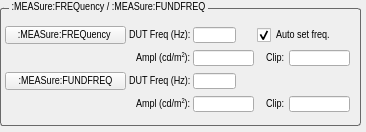
     <widget class="QWidget" name="widget_07_measure_freq" native="true">
      <property name="geometry">
       <rect>
        <x>298</x>
        <y>380</y>
        <width>366</width>
        <height>132</height>
       </rect>
      </property>
      <widget class="QGroupBox" name="groupBox_meas_freq">
       <property name="geometry">
        <rect>
         <x>0</x>
         <y>1</y>
         <width>361</width>
         <height>125</height>
        </rect>
       </property>
       <property name="font">
        <font>
         <family>Arial Narrow</family>
         <pointsize>8</pointsize>
        </font>
       </property>
       <property name="styleSheet">
        <string notr="true">QGroupBox {

    border: 1px solid gray;
    border-color: #696969;
    border-radius: 3px;
    margin-top: 7px;
}

QGroupBox::title {
    subcontrol-origin: margin;
    left: 9px;
    padding: 0px 1px 0px 1px;
}</string>
       </property>
       <property name="title">
        <string>:MEASure:FREQuency / :MEASure:FUNDFREQ</string>
       </property>
       <property name="alignment">
        <set>Qt::AlignLeading|Qt::AlignLeft|Qt::AlignVCenter</set>
       </property>
       <widget class="QWidget" name="gridLayoutWidget_6">
        <property name="geometry">
         <rect>
          <x>5</x>
          <y>25</y>
          <width>345</width>
          <height>88</height>
         </rect>
        </property>
        <layout class="QGridLayout" name="gridLayout">
         <property name="horizontalSpacing">
          <number>3</number>
         </property>
         <item row="1" column="4">
          <widget class="QLineEdit" name="lineEdit_measured_dut_freq_clip">
           <property name="minimumSize">
            <size>
             <width>61</width>
             <height>16</height>
            </size>
           </property>
           <property name="maximumSize">
            <size>
             <width>61</width>
             <height>16</height>
            </size>
           </property>
           <property name="font">
            <font>
             <family>Arial Narrow</family>
             <pointsize>8</pointsize>
            </font>
           </property>
           <property name="toolTip">
            <string>&lt;html&gt;&lt;head/&gt;&lt;body&gt;&lt;p&gt;&lt;span style=&quot; font-family:Arial Narrow; font-size:9pt; font-weight:600;&quot;&gt;0 - 250.0&lt;/span&gt;&lt;/p&gt;&lt;/body&gt;&lt;/html&gt;</string>
           </property>
           <property name="alignment">
            <set>Qt::AlignLeading|Qt::AlignLeft|Qt::AlignVCenter</set>
           </property>
           <property name="readOnly">
            <bool>true</bool>
           </property>
          </widget>
         </item>
         <item row="1" column="1" alignment="Qt::AlignRight">
          <widget class="QLabel" name="label_dut_ar_freq_14">
           <property name="minimumSize">
            <size>
             <width>54</width>
             <height>16</height>
            </size>
           </property>
           <property name="maximumSize">
            <size>
             <width>54</width>
             <height>16</height>
            </size>
           </property>
           <property name="font">
            <font>
             <family>Arial Narrow</family>
             <pointsize>8</pointsize>
            </font>
           </property>
           <property name="text">
            <string>&lt;html&gt;&lt;head/&gt;&lt;body&gt;&lt;p&gt;Ampl (cd/m&lt;span style=&quot; vertical-align:super;&quot;&gt;2&lt;/span&gt;):&lt;/p&gt;&lt;/body&gt;&lt;/html&gt;</string>
           </property>
          </widget>
         </item>
         <item row="0" column="3" colspan="2" alignment="Qt::AlignLeft">
          <widget class="QCheckBox" name="checkBox_auto_set_freq">
           <property name="minimumSize">
            <size>
             <width>81</width>
             <height>16</height>
            </size>
           </property>
           <property name="maximumSize">
            <size>
             <width>81</width>
             <height>16</height>
            </size>
           </property>
           <property name="font">
            <font>
             <family>Arial Narrow</family>
             <pointsize>8</pointsize>
            </font>
           </property>
           <property name="text">
            <string>Auto set freq.</string>
           </property>
           <property name="checked">
            <bool>true</bool>
           </property>
          </widget>
         </item>
         <item row="2" column="2">
          <widget class="QLineEdit" name="lineEdit_measured_dut_fund_freq">
           <property name="minimumSize">
            <size>
             <width>43</width>
             <height>16</height>
            </size>
           </property>
           <property name="maximumSize">
            <size>
             <width>43</width>
             <height>16</height>
            </size>
           </property>
           <property name="font">
            <font>
             <family>Arial Narrow</family>
             <pointsize>8</pointsize>
            </font>
           </property>
           <property name="toolTip">
            <string>&lt;html&gt;&lt;head/&gt;&lt;body&gt;&lt;p&gt;&lt;span style=&quot; font-family:Arial Narrow; font-size:9pt; font-weight:600;&quot;&gt;0 - 250.0&lt;/span&gt;&lt;/p&gt;&lt;/body&gt;&lt;/html&gt;</string>
           </property>
           <property name="alignment">
            <set>Qt::AlignLeading|Qt::AlignLeft|Qt::AlignVCenter</set>
           </property>
           <property name="readOnly">
            <bool>true</bool>
           </property>
          </widget>
         </item>
         <item row="2" column="0">
          <widget class="QPushButton" name="pushButton_measure_dut_fund_freq">
           <property name="minimumSize">
            <size>
             <width>121</width>
             <height>18</height>
            </size>
           </property>
           <property name="maximumSize">
            <size>
             <width>121</width>
             <height>18</height>
            </size>
           </property>
           <property name="font">
            <font>
             <family>Arial Narrow</family>
             <pointsize>8</pointsize>
            </font>
           </property>
           <property name="text">
            <string>:MEASure:FUNDFREQ</string>
           </property>
          </widget>
         </item>
         <item row="2" column="1" alignment="Qt::AlignRight">
          <widget class="QLabel" name="label_dut_ar_freq_9">
           <property name="minimumSize">
            <size>
             <width>61</width>
             <height>16</height>
            </size>
           </property>
           <property name="maximumSize">
            <size>
             <width>61</width>
             <height>16</height>
            </size>
           </property>
           <property name="font">
            <font>
             <family>Arial Narrow</family>
             <pointsize>8</pointsize>
            </font>
           </property>
           <property name="text">
            <string>DUT Freq (Hz):</string>
           </property>
          </widget>
         </item>
         <item row="0" column="2">
          <widget class="QLineEdit" name="lineEdit_measured_dut_freq">
           <property name="minimumSize">
            <size>
             <width>43</width>
             <height>16</height>
            </size>
           </property>
           <property name="maximumSize">
            <size>
             <width>43</width>
             <height>16</height>
            </size>
           </property>
           <property name="font">
            <font>
             <family>Arial Narrow</family>
             <pointsize>8</pointsize>
            </font>
           </property>
           <property name="toolTip">
            <string>&lt;html&gt;&lt;head/&gt;&lt;body&gt;&lt;p&gt;&lt;span style=&quot; font-family:Arial Narrow; font-size:9pt; font-weight:600;&quot;&gt;0 - 250.0&lt;/span&gt;&lt;/p&gt;&lt;/body&gt;&lt;/html&gt;</string>
           </property>
           <property name="alignment">
            <set>Qt::AlignLeading|Qt::AlignLeft|Qt::AlignVCenter</set>
           </property>
           <property name="readOnly">
            <bool>true</bool>
           </property>
          </widget>
         </item>
         <item row="0" column="1" alignment="Qt::AlignRight">
          <widget class="QLabel" name="label_dut_ar_freq_8">
           <property name="minimumSize">
            <size>
             <width>61</width>
             <height>16</height>
            </size>
           </property>
           <property name="maximumSize">
            <size>
             <width>61</width>
             <height>16</height>
            </size>
           </property>
           <property name="font">
            <font>
             <family>Arial Narrow</family>
             <pointsize>8</pointsize>
            </font>
           </property>
           <property name="text">
            <string>DUT Freq (Hz):</string>
           </property>
          </widget>
         </item>
         <item row="1" column="3" alignment="Qt::AlignRight">
          <widget class="QLabel" name="label_dut_ar_freq_7">
           <property name="minimumSize">
            <size>
             <width>20</width>
             <height>16</height>
            </size>
           </property>
           <property name="maximumSize">
            <size>
             <width>20</width>
             <height>16</height>
            </size>
           </property>
           <property name="font">
            <font>
             <family>Arial Narrow</family>
             <pointsize>8</pointsize>
            </font>
           </property>
           <property name="text">
            <string>Clip:</string>
           </property>
          </widget>
         </item>
         <item row="1" column="2">
          <widget class="QLineEdit" name="lineEdit_measured_dut_freq_luma">
           <property name="minimumSize">
            <size>
             <width>61</width>
             <height>16</height>
            </size>
           </property>
           <property name="maximumSize">
            <size>
             <width>61</width>
             <height>16</height>
            </size>
           </property>
           <property name="font">
            <font>
             <family>Arial Narrow</family>
             <pointsize>8</pointsize>
            </font>
           </property>
           <property name="toolTip">
            <string>&lt;html&gt;&lt;head/&gt;&lt;body&gt;&lt;p&gt;&lt;span style=&quot; font-family:Arial Narrow; font-size:9pt; font-weight:600;&quot;&gt;0 - 250.0&lt;/span&gt;&lt;/p&gt;&lt;/body&gt;&lt;/html&gt;</string>
           </property>
           <property name="alignment">
            <set>Qt::AlignLeading|Qt::AlignLeft|Qt::AlignVCenter</set>
           </property>
           <property name="readOnly">
            <bool>true</bool>
           </property>
          </widget>
         </item>
         <item row="0" column="0">
          <widget class="QPushButton" name="pushButton_measure_dut_freq">
           <property name="minimumSize">
            <size>
             <width>121</width>
             <height>18</height>
            </size>
           </property>
           <property name="maximumSize">
            <size>
             <width>121</width>
             <height>18</height>
            </size>
           </property>
           <property name="font">
            <font>
             <family>Arial Narrow</family>
             <pointsize>8</pointsize>
            </font>
           </property>
           <property name="text">
            <string>:MEASure:FREQuency </string>
           </property>
          </widget>
         </item>
         <item row="3" column="1" alignment="Qt::AlignRight">
          <widget class="QLabel" name="label_dut_ar_freq_16">
           <property name="minimumSize">
            <size>
             <width>54</width>
             <height>16</height>
            </size>
           </property>
           <property name="maximumSize">
            <size>
             <width>54</width>
             <height>16</height>
            </size>
           </property>
           <property name="font">
            <font>
             <family>Arial Narrow</family>
             <pointsize>8</pointsize>
            </font>
           </property>
           <property name="text">
            <string>&lt;html&gt;&lt;head/&gt;&lt;body&gt;&lt;p&gt;Ampl (cd/m&lt;span style=&quot; vertical-align:super;&quot;&gt;2&lt;/span&gt;):&lt;/p&gt;&lt;/body&gt;&lt;/html&gt;</string>
           </property>
          </widget>
         </item>
         <item row="3" column="3" alignment="Qt::AlignRight">
          <widget class="QLabel" name="label_dut_ar_freq_12">
           <property name="minimumSize">
            <size>
             <width>20</width>
             <height>16</height>
            </size>
           </property>
           <property name="maximumSize">
            <size>
             <width>20</width>
             <height>16</height>
            </size>
           </property>
           <property name="font">
            <font>
             <family>Arial Narrow</family>
             <pointsize>8</pointsize>
            </font>
           </property>
           <property name="text">
            <string>Clip:</string>
           </property>
          </widget>
         </item>
         <item row="3" column="2">
          <widget class="QLineEdit" name="lineEdit_measured_dut_fund_freq_luma">
           <property name="minimumSize">
            <size>
             <width>61</width>
             <height>16</height>
            </size>
           </property>
           <property name="maximumSize">
            <size>
             <width>61</width>
             <height>16</height>
            </size>
           </property>
           <property name="font">
            <font>
             <family>Arial Narrow</family>
             <pointsize>8</pointsize>
            </font>
           </property>
           <property name="toolTip">
            <string>&lt;html&gt;&lt;head/&gt;&lt;body&gt;&lt;p&gt;&lt;span style=&quot; font-family:Arial Narrow; font-size:9pt; font-weight:600;&quot;&gt;0 - 250.0&lt;/span&gt;&lt;/p&gt;&lt;/body&gt;&lt;/html&gt;</string>
           </property>
           <property name="alignment">
            <set>Qt::AlignLeading|Qt::AlignLeft|Qt::AlignVCenter</set>
           </property>
           <property name="readOnly">
            <bool>true</bool>
           </property>
          </widget>
         </item>
         <item row="3" column="4">
          <widget class="QLineEdit" name="lineEdit_measured_dut_fund_freq_clip">
           <property name="minimumSize">
            <size>
             <width>61</width>
             <height>16</height>
            </size>
           </property>
           <property name="maximumSize">
            <size>
             <width>61</width>
             <height>16</height>
            </size>
           </property>
           <property name="font">
            <font>
             <family>Arial Narrow</family>
             <pointsize>8</pointsize>
            </font>
           </property>
           <property name="toolTip">
            <string>&lt;html&gt;&lt;head/&gt;&lt;body&gt;&lt;p&gt;&lt;span style=&quot; font-family:Arial Narrow; font-size:9pt; font-weight:600;&quot;&gt;0 - 250.0&lt;/span&gt;&lt;/p&gt;&lt;/body&gt;&lt;/html&gt;</string>
           </property>
           <property name="alignment">
            <set>Qt::AlignLeading|Qt::AlignLeft|Qt::AlignVCenter</set>
           </property>
           <property name="readOnly">
            <bool>true</bool>
           </property>
          </widget>
         </item>
        </layout>
       </widget>
      </widget>
     </widget>
